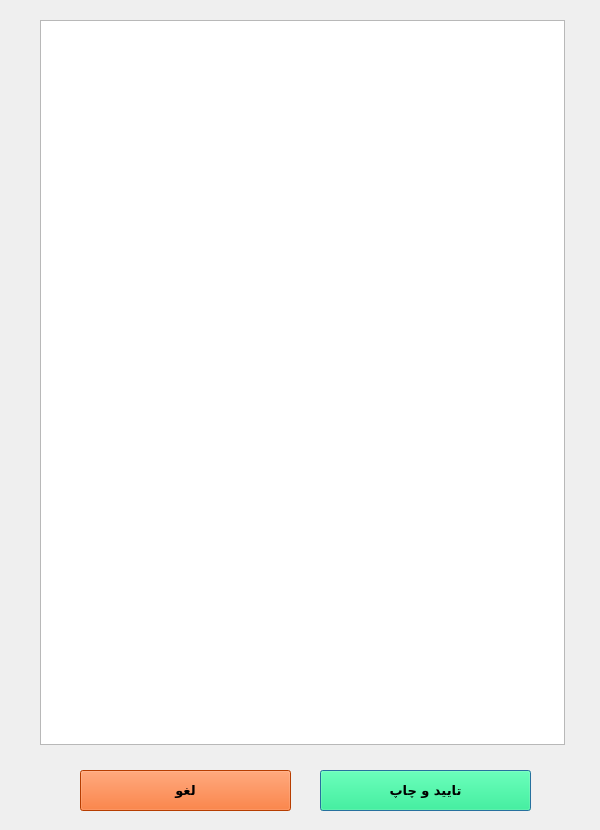
<?xml version="1.0" encoding="UTF-8"?>
<ui version="4.0">
 <class>Dialog</class>
 <widget class="QDialog" name="Dialog">
  <property name="geometry">
   <rect>
    <x>0</x>
    <y>0</y>
    <width>600</width>
    <height>830</height>
   </rect>
  </property>
  <property name="minimumSize">
   <size>
    <width>600</width>
    <height>830</height>
   </size>
  </property>
  <property name="maximumSize">
   <size>
    <width>600</width>
    <height>830</height>
   </size>
  </property>
  <property name="font">
   <font>
    <family>B Traffic</family>
    <pointsize>10</pointsize>
    <weight>75</weight>
    <bold>true</bold>
   </font>
  </property>
  <property name="windowTitle">
   <string>پیش‌نمایش و صدور فاکتور</string>
  </property>
  <widget class="QTextEdit" name="textEdit">
   <property name="geometry">
    <rect>
     <x>40</x>
     <y>20</y>
     <width>525</width>
     <height>725</height>
    </rect>
   </property>
   <property name="minimumSize">
    <size>
     <width>525</width>
     <height>725</height>
    </size>
   </property>
  </widget>
  <widget class="QPushButton" name="pushButton_2">
   <property name="geometry">
    <rect>
     <x>320</x>
     <y>770</y>
     <width>211</width>
     <height>41</height>
    </rect>
   </property>
   <property name="palette">
    <palette>
     <active>
      <colorrole role="WindowText">
       <brush brushstyle="SolidPattern">
        <color alpha="255">
         <red>0</red>
         <green>0</green>
         <blue>0</blue>
        </color>
       </brush>
      </colorrole>
      <colorrole role="Button">
       <brush brushstyle="SolidPattern">
        <color alpha="255">
         <red>0</red>
         <green>255</green>
         <blue>127</blue>
        </color>
       </brush>
      </colorrole>
      <colorrole role="Light">
       <brush brushstyle="SolidPattern">
        <color alpha="255">
         <red>127</red>
         <green>255</green>
         <blue>191</blue>
        </color>
       </brush>
      </colorrole>
      <colorrole role="Midlight">
       <brush brushstyle="SolidPattern">
        <color alpha="255">
         <red>63</red>
         <green>255</green>
         <blue>159</blue>
        </color>
       </brush>
      </colorrole>
      <colorrole role="Dark">
       <brush brushstyle="SolidPattern">
        <color alpha="255">
         <red>0</red>
         <green>127</green>
         <blue>63</blue>
        </color>
       </brush>
      </colorrole>
      <colorrole role="Mid">
       <brush brushstyle="SolidPattern">
        <color alpha="255">
         <red>0</red>
         <green>170</green>
         <blue>84</blue>
        </color>
       </brush>
      </colorrole>
      <colorrole role="Text">
       <brush brushstyle="SolidPattern">
        <color alpha="255">
         <red>0</red>
         <green>0</green>
         <blue>0</blue>
        </color>
       </brush>
      </colorrole>
      <colorrole role="BrightText">
       <brush brushstyle="SolidPattern">
        <color alpha="255">
         <red>255</red>
         <green>255</green>
         <blue>255</blue>
        </color>
       </brush>
      </colorrole>
      <colorrole role="ButtonText">
       <brush brushstyle="SolidPattern">
        <color alpha="255">
         <red>0</red>
         <green>0</green>
         <blue>0</blue>
        </color>
       </brush>
      </colorrole>
      <colorrole role="Base">
       <brush brushstyle="SolidPattern">
        <color alpha="255">
         <red>255</red>
         <green>255</green>
         <blue>255</blue>
        </color>
       </brush>
      </colorrole>
      <colorrole role="Window">
       <brush brushstyle="SolidPattern">
        <color alpha="255">
         <red>0</red>
         <green>255</green>
         <blue>127</blue>
        </color>
       </brush>
      </colorrole>
      <colorrole role="Shadow">
       <brush brushstyle="SolidPattern">
        <color alpha="255">
         <red>0</red>
         <green>0</green>
         <blue>0</blue>
        </color>
       </brush>
      </colorrole>
      <colorrole role="AlternateBase">
       <brush brushstyle="SolidPattern">
        <color alpha="255">
         <red>127</red>
         <green>255</green>
         <blue>191</blue>
        </color>
       </brush>
      </colorrole>
      <colorrole role="ToolTipBase">
       <brush brushstyle="SolidPattern">
        <color alpha="255">
         <red>255</red>
         <green>255</green>
         <blue>220</blue>
        </color>
       </brush>
      </colorrole>
      <colorrole role="ToolTipText">
       <brush brushstyle="SolidPattern">
        <color alpha="255">
         <red>0</red>
         <green>0</green>
         <blue>0</blue>
        </color>
       </brush>
      </colorrole>
     </active>
     <inactive>
      <colorrole role="WindowText">
       <brush brushstyle="SolidPattern">
        <color alpha="255">
         <red>0</red>
         <green>0</green>
         <blue>0</blue>
        </color>
       </brush>
      </colorrole>
      <colorrole role="Button">
       <brush brushstyle="SolidPattern">
        <color alpha="255">
         <red>0</red>
         <green>255</green>
         <blue>127</blue>
        </color>
       </brush>
      </colorrole>
      <colorrole role="Light">
       <brush brushstyle="SolidPattern">
        <color alpha="255">
         <red>127</red>
         <green>255</green>
         <blue>191</blue>
        </color>
       </brush>
      </colorrole>
      <colorrole role="Midlight">
       <brush brushstyle="SolidPattern">
        <color alpha="255">
         <red>63</red>
         <green>255</green>
         <blue>159</blue>
        </color>
       </brush>
      </colorrole>
      <colorrole role="Dark">
       <brush brushstyle="SolidPattern">
        <color alpha="255">
         <red>0</red>
         <green>127</green>
         <blue>63</blue>
        </color>
       </brush>
      </colorrole>
      <colorrole role="Mid">
       <brush brushstyle="SolidPattern">
        <color alpha="255">
         <red>0</red>
         <green>170</green>
         <blue>84</blue>
        </color>
       </brush>
      </colorrole>
      <colorrole role="Text">
       <brush brushstyle="SolidPattern">
        <color alpha="255">
         <red>0</red>
         <green>0</green>
         <blue>0</blue>
        </color>
       </brush>
      </colorrole>
      <colorrole role="BrightText">
       <brush brushstyle="SolidPattern">
        <color alpha="255">
         <red>255</red>
         <green>255</green>
         <blue>255</blue>
        </color>
       </brush>
      </colorrole>
      <colorrole role="ButtonText">
       <brush brushstyle="SolidPattern">
        <color alpha="255">
         <red>0</red>
         <green>0</green>
         <blue>0</blue>
        </color>
       </brush>
      </colorrole>
      <colorrole role="Base">
       <brush brushstyle="SolidPattern">
        <color alpha="255">
         <red>255</red>
         <green>255</green>
         <blue>255</blue>
        </color>
       </brush>
      </colorrole>
      <colorrole role="Window">
       <brush brushstyle="SolidPattern">
        <color alpha="255">
         <red>0</red>
         <green>255</green>
         <blue>127</blue>
        </color>
       </brush>
      </colorrole>
      <colorrole role="Shadow">
       <brush brushstyle="SolidPattern">
        <color alpha="255">
         <red>0</red>
         <green>0</green>
         <blue>0</blue>
        </color>
       </brush>
      </colorrole>
      <colorrole role="AlternateBase">
       <brush brushstyle="SolidPattern">
        <color alpha="255">
         <red>127</red>
         <green>255</green>
         <blue>191</blue>
        </color>
       </brush>
      </colorrole>
      <colorrole role="ToolTipBase">
       <brush brushstyle="SolidPattern">
        <color alpha="255">
         <red>255</red>
         <green>255</green>
         <blue>220</blue>
        </color>
       </brush>
      </colorrole>
      <colorrole role="ToolTipText">
       <brush brushstyle="SolidPattern">
        <color alpha="255">
         <red>0</red>
         <green>0</green>
         <blue>0</blue>
        </color>
       </brush>
      </colorrole>
     </inactive>
     <disabled>
      <colorrole role="WindowText">
       <brush brushstyle="SolidPattern">
        <color alpha="255">
         <red>0</red>
         <green>127</green>
         <blue>63</blue>
        </color>
       </brush>
      </colorrole>
      <colorrole role="Button">
       <brush brushstyle="SolidPattern">
        <color alpha="255">
         <red>0</red>
         <green>255</green>
         <blue>127</blue>
        </color>
       </brush>
      </colorrole>
      <colorrole role="Light">
       <brush brushstyle="SolidPattern">
        <color alpha="255">
         <red>127</red>
         <green>255</green>
         <blue>191</blue>
        </color>
       </brush>
      </colorrole>
      <colorrole role="Midlight">
       <brush brushstyle="SolidPattern">
        <color alpha="255">
         <red>63</red>
         <green>255</green>
         <blue>159</blue>
        </color>
       </brush>
      </colorrole>
      <colorrole role="Dark">
       <brush brushstyle="SolidPattern">
        <color alpha="255">
         <red>0</red>
         <green>127</green>
         <blue>63</blue>
        </color>
       </brush>
      </colorrole>
      <colorrole role="Mid">
       <brush brushstyle="SolidPattern">
        <color alpha="255">
         <red>0</red>
         <green>170</green>
         <blue>84</blue>
        </color>
       </brush>
      </colorrole>
      <colorrole role="Text">
       <brush brushstyle="SolidPattern">
        <color alpha="255">
         <red>0</red>
         <green>127</green>
         <blue>63</blue>
        </color>
       </brush>
      </colorrole>
      <colorrole role="BrightText">
       <brush brushstyle="SolidPattern">
        <color alpha="255">
         <red>255</red>
         <green>255</green>
         <blue>255</blue>
        </color>
       </brush>
      </colorrole>
      <colorrole role="ButtonText">
       <brush brushstyle="SolidPattern">
        <color alpha="255">
         <red>0</red>
         <green>127</green>
         <blue>63</blue>
        </color>
       </brush>
      </colorrole>
      <colorrole role="Base">
       <brush brushstyle="SolidPattern">
        <color alpha="255">
         <red>0</red>
         <green>255</green>
         <blue>127</blue>
        </color>
       </brush>
      </colorrole>
      <colorrole role="Window">
       <brush brushstyle="SolidPattern">
        <color alpha="255">
         <red>0</red>
         <green>255</green>
         <blue>127</blue>
        </color>
       </brush>
      </colorrole>
      <colorrole role="Shadow">
       <brush brushstyle="SolidPattern">
        <color alpha="255">
         <red>0</red>
         <green>0</green>
         <blue>0</blue>
        </color>
       </brush>
      </colorrole>
      <colorrole role="AlternateBase">
       <brush brushstyle="SolidPattern">
        <color alpha="255">
         <red>0</red>
         <green>255</green>
         <blue>127</blue>
        </color>
       </brush>
      </colorrole>
      <colorrole role="ToolTipBase">
       <brush brushstyle="SolidPattern">
        <color alpha="255">
         <red>255</red>
         <green>255</green>
         <blue>220</blue>
        </color>
       </brush>
      </colorrole>
      <colorrole role="ToolTipText">
       <brush brushstyle="SolidPattern">
        <color alpha="255">
         <red>0</red>
         <green>0</green>
         <blue>0</blue>
        </color>
       </brush>
      </colorrole>
     </disabled>
    </palette>
   </property>
   <property name="font">
    <font>
     <family>B Traffic</family>
     <pointsize>10</pointsize>
     <weight>75</weight>
     <bold>true</bold>
    </font>
   </property>
   <property name="cursor">
    <cursorShape>PointingHandCursor</cursorShape>
   </property>
   <property name="autoFillBackground">
    <bool>false</bool>
   </property>
   <property name="text">
    <string>تایید و چاپ</string>
   </property>
  </widget>
  <widget class="QPushButton" name="pushButton_3">
   <property name="geometry">
    <rect>
     <x>80</x>
     <y>770</y>
     <width>211</width>
     <height>41</height>
    </rect>
   </property>
   <property name="palette">
    <palette>
     <active>
      <colorrole role="WindowText">
       <brush brushstyle="SolidPattern">
        <color alpha="255">
         <red>0</red>
         <green>0</green>
         <blue>0</blue>
        </color>
       </brush>
      </colorrole>
      <colorrole role="Button">
       <brush brushstyle="SolidPattern">
        <color alpha="255">
         <red>255</red>
         <green>85</green>
         <blue>0</blue>
        </color>
       </brush>
      </colorrole>
      <colorrole role="Light">
       <brush brushstyle="SolidPattern">
        <color alpha="255">
         <red>255</red>
         <green>170</green>
         <blue>127</blue>
        </color>
       </brush>
      </colorrole>
      <colorrole role="Midlight">
       <brush brushstyle="SolidPattern">
        <color alpha="255">
         <red>255</red>
         <green>127</green>
         <blue>63</blue>
        </color>
       </brush>
      </colorrole>
      <colorrole role="Dark">
       <brush brushstyle="SolidPattern">
        <color alpha="255">
         <red>127</red>
         <green>42</green>
         <blue>0</blue>
        </color>
       </brush>
      </colorrole>
      <colorrole role="Mid">
       <brush brushstyle="SolidPattern">
        <color alpha="255">
         <red>170</red>
         <green>56</green>
         <blue>0</blue>
        </color>
       </brush>
      </colorrole>
      <colorrole role="Text">
       <brush brushstyle="SolidPattern">
        <color alpha="255">
         <red>0</red>
         <green>0</green>
         <blue>0</blue>
        </color>
       </brush>
      </colorrole>
      <colorrole role="BrightText">
       <brush brushstyle="SolidPattern">
        <color alpha="255">
         <red>255</red>
         <green>255</green>
         <blue>255</blue>
        </color>
       </brush>
      </colorrole>
      <colorrole role="ButtonText">
       <brush brushstyle="SolidPattern">
        <color alpha="255">
         <red>0</red>
         <green>0</green>
         <blue>0</blue>
        </color>
       </brush>
      </colorrole>
      <colorrole role="Base">
       <brush brushstyle="SolidPattern">
        <color alpha="255">
         <red>255</red>
         <green>255</green>
         <blue>255</blue>
        </color>
       </brush>
      </colorrole>
      <colorrole role="Window">
       <brush brushstyle="SolidPattern">
        <color alpha="255">
         <red>255</red>
         <green>85</green>
         <blue>0</blue>
        </color>
       </brush>
      </colorrole>
      <colorrole role="Shadow">
       <brush brushstyle="SolidPattern">
        <color alpha="255">
         <red>0</red>
         <green>0</green>
         <blue>0</blue>
        </color>
       </brush>
      </colorrole>
      <colorrole role="AlternateBase">
       <brush brushstyle="SolidPattern">
        <color alpha="255">
         <red>255</red>
         <green>170</green>
         <blue>127</blue>
        </color>
       </brush>
      </colorrole>
      <colorrole role="ToolTipBase">
       <brush brushstyle="SolidPattern">
        <color alpha="255">
         <red>255</red>
         <green>255</green>
         <blue>220</blue>
        </color>
       </brush>
      </colorrole>
      <colorrole role="ToolTipText">
       <brush brushstyle="SolidPattern">
        <color alpha="255">
         <red>0</red>
         <green>0</green>
         <blue>0</blue>
        </color>
       </brush>
      </colorrole>
     </active>
     <inactive>
      <colorrole role="WindowText">
       <brush brushstyle="SolidPattern">
        <color alpha="255">
         <red>0</red>
         <green>0</green>
         <blue>0</blue>
        </color>
       </brush>
      </colorrole>
      <colorrole role="Button">
       <brush brushstyle="SolidPattern">
        <color alpha="255">
         <red>255</red>
         <green>85</green>
         <blue>0</blue>
        </color>
       </brush>
      </colorrole>
      <colorrole role="Light">
       <brush brushstyle="SolidPattern">
        <color alpha="255">
         <red>255</red>
         <green>170</green>
         <blue>127</blue>
        </color>
       </brush>
      </colorrole>
      <colorrole role="Midlight">
       <brush brushstyle="SolidPattern">
        <color alpha="255">
         <red>255</red>
         <green>127</green>
         <blue>63</blue>
        </color>
       </brush>
      </colorrole>
      <colorrole role="Dark">
       <brush brushstyle="SolidPattern">
        <color alpha="255">
         <red>127</red>
         <green>42</green>
         <blue>0</blue>
        </color>
       </brush>
      </colorrole>
      <colorrole role="Mid">
       <brush brushstyle="SolidPattern">
        <color alpha="255">
         <red>170</red>
         <green>56</green>
         <blue>0</blue>
        </color>
       </brush>
      </colorrole>
      <colorrole role="Text">
       <brush brushstyle="SolidPattern">
        <color alpha="255">
         <red>0</red>
         <green>0</green>
         <blue>0</blue>
        </color>
       </brush>
      </colorrole>
      <colorrole role="BrightText">
       <brush brushstyle="SolidPattern">
        <color alpha="255">
         <red>255</red>
         <green>255</green>
         <blue>255</blue>
        </color>
       </brush>
      </colorrole>
      <colorrole role="ButtonText">
       <brush brushstyle="SolidPattern">
        <color alpha="255">
         <red>0</red>
         <green>0</green>
         <blue>0</blue>
        </color>
       </brush>
      </colorrole>
      <colorrole role="Base">
       <brush brushstyle="SolidPattern">
        <color alpha="255">
         <red>255</red>
         <green>255</green>
         <blue>255</blue>
        </color>
       </brush>
      </colorrole>
      <colorrole role="Window">
       <brush brushstyle="SolidPattern">
        <color alpha="255">
         <red>255</red>
         <green>85</green>
         <blue>0</blue>
        </color>
       </brush>
      </colorrole>
      <colorrole role="Shadow">
       <brush brushstyle="SolidPattern">
        <color alpha="255">
         <red>0</red>
         <green>0</green>
         <blue>0</blue>
        </color>
       </brush>
      </colorrole>
      <colorrole role="AlternateBase">
       <brush brushstyle="SolidPattern">
        <color alpha="255">
         <red>255</red>
         <green>170</green>
         <blue>127</blue>
        </color>
       </brush>
      </colorrole>
      <colorrole role="ToolTipBase">
       <brush brushstyle="SolidPattern">
        <color alpha="255">
         <red>255</red>
         <green>255</green>
         <blue>220</blue>
        </color>
       </brush>
      </colorrole>
      <colorrole role="ToolTipText">
       <brush brushstyle="SolidPattern">
        <color alpha="255">
         <red>0</red>
         <green>0</green>
         <blue>0</blue>
        </color>
       </brush>
      </colorrole>
     </inactive>
     <disabled>
      <colorrole role="WindowText">
       <brush brushstyle="SolidPattern">
        <color alpha="255">
         <red>127</red>
         <green>42</green>
         <blue>0</blue>
        </color>
       </brush>
      </colorrole>
      <colorrole role="Button">
       <brush brushstyle="SolidPattern">
        <color alpha="255">
         <red>255</red>
         <green>85</green>
         <blue>0</blue>
        </color>
       </brush>
      </colorrole>
      <colorrole role="Light">
       <brush brushstyle="SolidPattern">
        <color alpha="255">
         <red>255</red>
         <green>170</green>
         <blue>127</blue>
        </color>
       </brush>
      </colorrole>
      <colorrole role="Midlight">
       <brush brushstyle="SolidPattern">
        <color alpha="255">
         <red>255</red>
         <green>127</green>
         <blue>63</blue>
        </color>
       </brush>
      </colorrole>
      <colorrole role="Dark">
       <brush brushstyle="SolidPattern">
        <color alpha="255">
         <red>127</red>
         <green>42</green>
         <blue>0</blue>
        </color>
       </brush>
      </colorrole>
      <colorrole role="Mid">
       <brush brushstyle="SolidPattern">
        <color alpha="255">
         <red>170</red>
         <green>56</green>
         <blue>0</blue>
        </color>
       </brush>
      </colorrole>
      <colorrole role="Text">
       <brush brushstyle="SolidPattern">
        <color alpha="255">
         <red>127</red>
         <green>42</green>
         <blue>0</blue>
        </color>
       </brush>
      </colorrole>
      <colorrole role="BrightText">
       <brush brushstyle="SolidPattern">
        <color alpha="255">
         <red>255</red>
         <green>255</green>
         <blue>255</blue>
        </color>
       </brush>
      </colorrole>
      <colorrole role="ButtonText">
       <brush brushstyle="SolidPattern">
        <color alpha="255">
         <red>127</red>
         <green>42</green>
         <blue>0</blue>
        </color>
       </brush>
      </colorrole>
      <colorrole role="Base">
       <brush brushstyle="SolidPattern">
        <color alpha="255">
         <red>255</red>
         <green>85</green>
         <blue>0</blue>
        </color>
       </brush>
      </colorrole>
      <colorrole role="Window">
       <brush brushstyle="SolidPattern">
        <color alpha="255">
         <red>255</red>
         <green>85</green>
         <blue>0</blue>
        </color>
       </brush>
      </colorrole>
      <colorrole role="Shadow">
       <brush brushstyle="SolidPattern">
        <color alpha="255">
         <red>0</red>
         <green>0</green>
         <blue>0</blue>
        </color>
       </brush>
      </colorrole>
      <colorrole role="AlternateBase">
       <brush brushstyle="SolidPattern">
        <color alpha="255">
         <red>255</red>
         <green>85</green>
         <blue>0</blue>
        </color>
       </brush>
      </colorrole>
      <colorrole role="ToolTipBase">
       <brush brushstyle="SolidPattern">
        <color alpha="255">
         <red>255</red>
         <green>255</green>
         <blue>220</blue>
        </color>
       </brush>
      </colorrole>
      <colorrole role="ToolTipText">
       <brush brushstyle="SolidPattern">
        <color alpha="255">
         <red>0</red>
         <green>0</green>
         <blue>0</blue>
        </color>
       </brush>
      </colorrole>
     </disabled>
    </palette>
   </property>
   <property name="font">
    <font>
     <family>B Traffic</family>
     <pointsize>10</pointsize>
     <weight>75</weight>
     <bold>true</bold>
    </font>
   </property>
   <property name="cursor">
    <cursorShape>PointingHandCursor</cursorShape>
   </property>
   <property name="autoFillBackground">
    <bool>false</bool>
   </property>
   <property name="text">
    <string>لغو</string>
   </property>
  </widget>
 </widget>
 <resources/>
 <connections/>
</ui>
